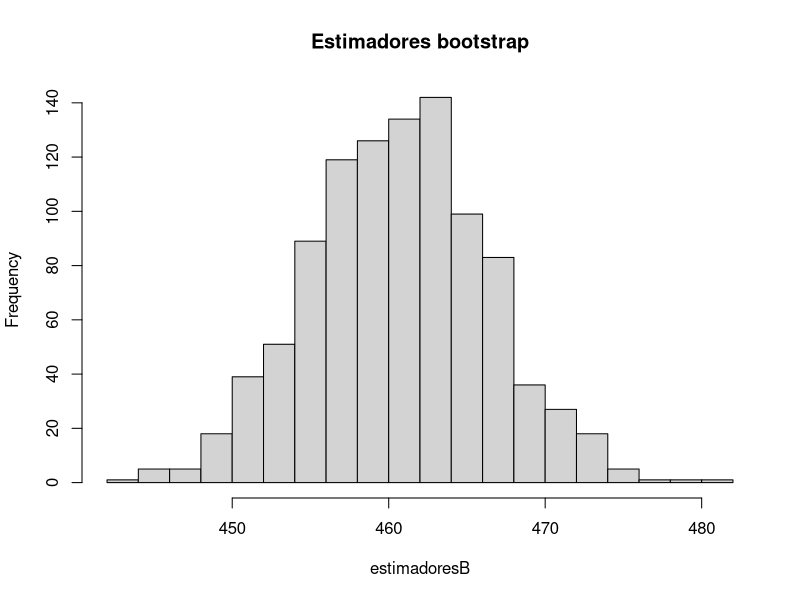
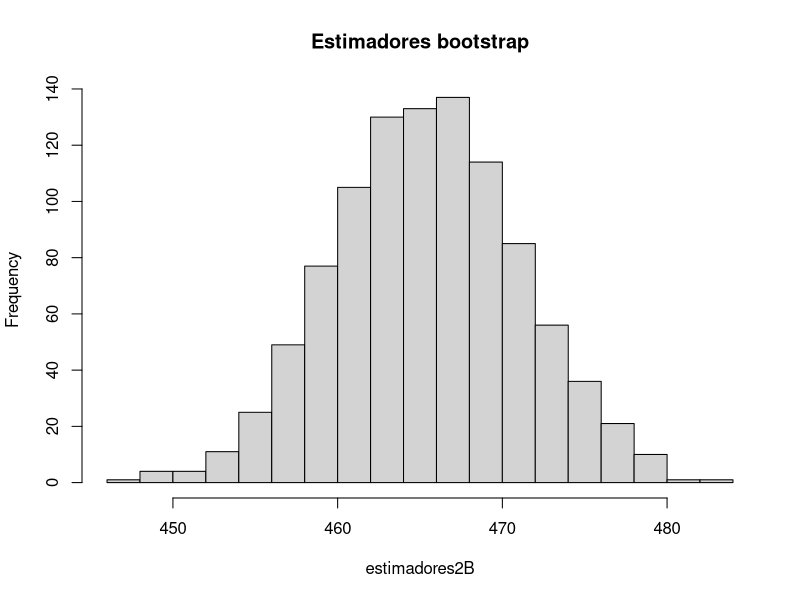
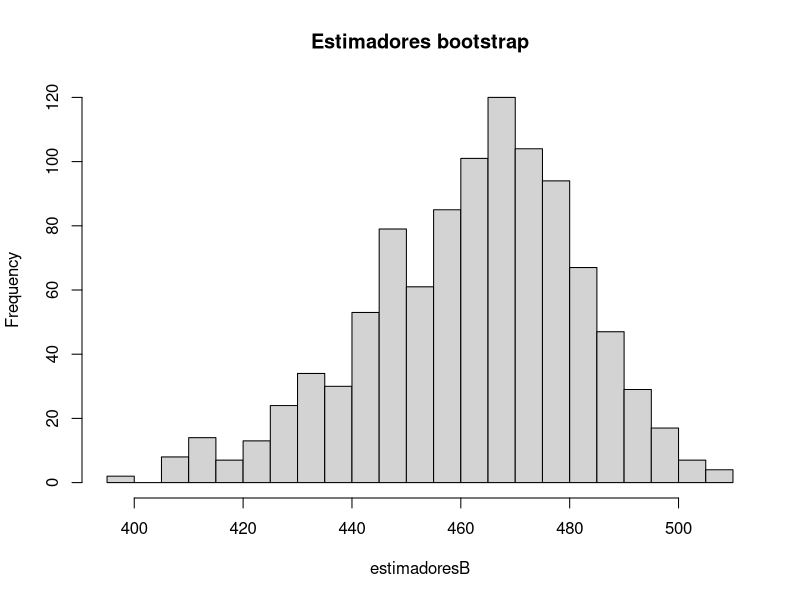
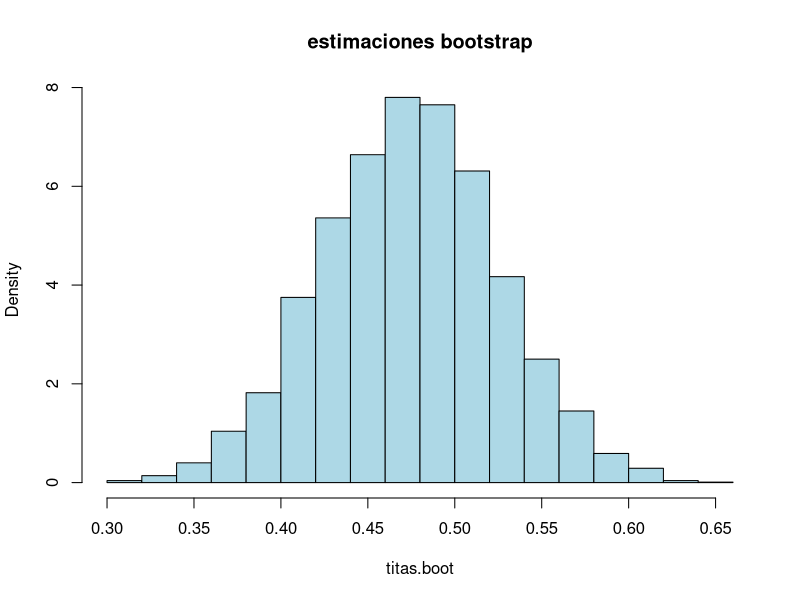

The R source for these figures, in order:
######Ej 1#########

set.seed(10)

datos <- c(500, 488, 426, 510, 450, 368, 508, 514, 426, 476, 512, 526, 444, 524, 236)

est1 <- function(x){
  return (mean(x))
}

est2 <- function(x) {
  x2 <- x^2
  Xn2 <- mean(x2)
  num <- -1 + sqrt(1 + 4 * Xn2)
  lambda2_hat <- num / 2
  return(lambda2_hat)
}

#1

muestrab <- rpois(15, est1(datos))
est1b <- est1(muestrab)

#2

estimadoresB <- 0

for (i in 1:1000){
  muestrab <- rpois(15, est1(datos))
  est1b <- est1(muestrab)
  estimadoresB[i] <- est1b
}


#3

hist(estimadoresB,
     main= "Estimadores bootstrap",
     breaks = 20)


#4

estvar <- var(estimadoresB)


#Ahora para el estimador 2.


#1

est2b <- est2(muestrab)

#2

estimadores2B <- 0

for (i in 1:1000){
  muestrab <- rpois(15, est2(datos))
  est2b <- est2(muestrab)
  estimadores2B[i] <- est2b
}


#3

hist(estimadores2B,
     main= "Estimadores bootstrap",
     breaks = 18)


#4

est2var <- var(estimadores2B)



#tiene mayor varianza que el 1. Y son muy parecidos, el 2 un poco para la derecha


#Ahora para el modelo no parametrico.

#1

muestrab <- sample(datos, length(datos), replace = TRUE)
est1b <- est1(muestrab)

#2

estimadoresB <- 0

for (i in 1:1000){
  muestrab <- sample(datos, length(datos), replace = TRUE)
  est1b <- est1(muestrab)
  estimadoresB[i] <- est1b
}


#3

hist(estimadoresB,
     main= "Estimadores bootstrap",
     breaks = 18)


#4

estvar <- var(estimadoresB)



#########Ej 2############


datos2 <- scan(what = numeric(), text = "2 2 4 6 1 3 1 3 2 4 4 4 4 4 6 3 3 4 1 2 1 6 3 2 3 4 1 1 5 4 1 4 6
4 1 2 1 5 4 3 3 1 3 1 6 5 1 3 2 3 6 2 4 2 6 6 5 2 4 4 1 4 3 1 2 1
6 1 1 3 1 6 6 1 2 6 1 1 4 5 4 1 5 2 2 1 6 6 1 2 1 3 1 3 3 4 3 3 3 5")

#1

muestraboot <- sample(datos2, length(datos2), replace = TRUE)

estTita <- mean(muestraboot %% 2 == 0)


#2

titas.boot <- 0

for (i in 1:5000){
  muestrab <- sample(datos2, length(datos2), replace = TRUE)
  titas.boot[i] <- mean(muestrab %% 2 == 0)
}


#3

hist(titas.boot,
     main = "estimaciones bootstrap",
     freq = FALSE,
     col = "lightblue"
     )


#tiene forma acampanada



#4


se_est <- sd(titas.boot)
promedio <- mean(titas.boot)


#5 INTERVALOS DE CONFIANZA


alfa <- 0.05

#Metodo Normal:

cuantil <- qnorm(0.975, mean = 0, sd = 1)
termino <- cuantil * se_est

izq <- estTita - termino
der <- estTita + termino

intervalo_normal <- c(izq, der)


#Metodo Cuantiles:

intervalo_cuantil <- quantile(titas.boot, probs = c(alfa/2, 1-alfa/2))




